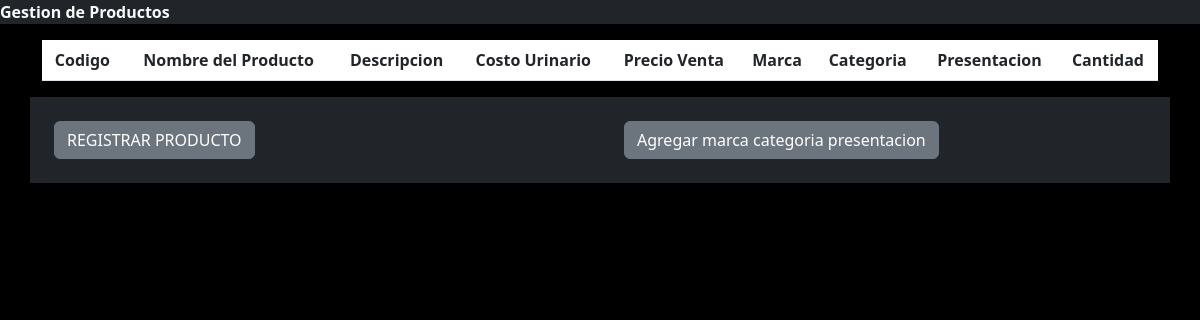
Before: /gestion-productos.php with the older database file.
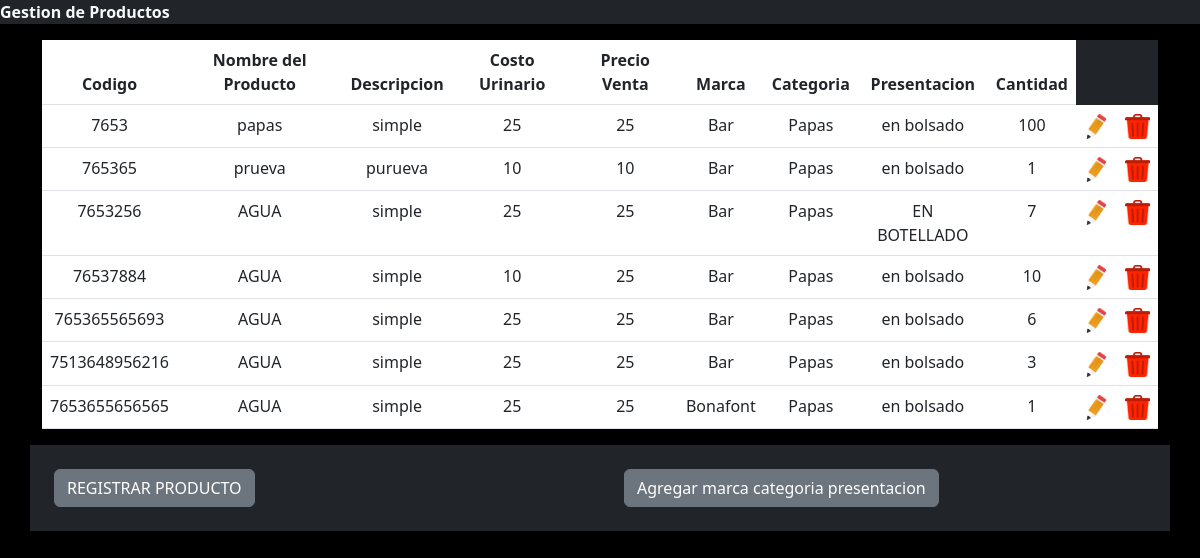
After: the same page with the newer database file.
### tables this page shows
CREATE TABLE `productos`  (
  `id_producto` decimal(13, 0) NOT NULL,
  `nombre` varchar(50) NOT NULL,
  `descripcion` varchar(100) NOT NULL,
  `costo_urinario` int(11) NOT NULL,
  `precio_venta` int(11) NOT NULL,
  `id_marca` int(11) NULL DEFAULT NULL,
  `id_categoria` int(11) NULL DEFAULT NULL,
  `id_precentacion` int(11) NULL DEFAULT NULL,
  `existencias` int(11) NOT NULL,
  `estatus` char(1) NOT NULL,
  PRIMARY KEY (`id_producto`) USING BTREE,
  INDEX `id_marca`(`id_marca`) USING BTREE,
  INDEX `id_categoria`(`id_categoria`) USING BTREE,
  INDEX `id_precentacion`(`id_precentacion`) USING BTREE,
  CONSTRAINT `fk_categoria` FOREIGN KEY (`id_categoria`) REFERENCES `categoria_de_productos` (`id_categoria`) ON DELETE SET NULL ON UPDATE RESTRICT,
  CONSTRAINT `fk_marca` FOREIGN KEY (`id_marca`) REFERENCES `marca_productos` (`id_marca`) ON DELETE SET NULL ON UPDATE RESTRICT,
  CONSTRAINT `fk_presentacion` FOREIGN KEY (`id_precentacion`) REFERENCES `presentacion_productos` (`id_presentacion`) ON DELETE SET NULL ON UPDATE RESTRICT
);

CREATE TABLE `marca_productos`  (
  `id_marca` int(11) NOT NULL AUTO_INCREMENT,
  `nombre_marca` varchar(50) NOT NULL,
  PRIMARY KEY (`id_marca`) USING BTREE
);

CREATE TABLE `categoria_de_productos`  (
  `id_categoria` int(11) NOT NULL AUTO_INCREMENT,
  `nombre_categoria` varchar(50) NOT NULL,
  PRIMARY KEY (`id_categoria`) USING BTREE
);

CREATE TABLE `presentacion_productos`  (
  `id_presentacion` int(11) NOT NULL AUTO_INCREMENT,
  `tipo_presentacion` varchar(50) NOT NULL,
  PRIMARY KEY (`id_presentacion`) USING BTREE
);

### gestion-productos.php (the view, shortened to what this page needs)
<!doctype html>
<html lang="en">
  <head>
    <link rel="stylesheet" href="agregar-producto.html">
    <link href="https://cdn.jsdelivr.net/npm/bootstrap@5.3.0-alpha3/dist/css/bootstrap.min.css" rel="stylesheet">
     </head>
     <body >
     <form action="agregar-producto.php" method="post">
        <p class="fw-bold text-light bg-dark" >Gestion de Productos</p>
        <main class="container ">
            <section class="row ">
 <div class="table-responsive">
    <table class="table  text-light bg-dark text-center">
                        <thead>
                          <tr style="background-color: #333; color: white;" class=" col col-md-0.9">
                            <th scope="col " >Codigo</th>
                            <th scope="col">Nombre del Producto</th>
                            <th scope="col">Descripcion</th>
                            <th scope="col">Costo Urinario</th>
                            <th scope="col">Precio Venta</th>
                            <th scope="col">Marca</th>
                            <th scope="col">Categoria</th>
                            <th scope="col">Presentacion</th>
                            <th scope="col">Cantidad</th>
                          </tr>
                        </thead>
                        <?php
include("conexion/conexion.php");
$consulta = "SELECT
    productos.id_producto,
    productos.nombre,
    productos.descripcion,
    productos.costo_urinario,
    productos.precio_venta,
    marca_productos.nombre_marca,
    categoria_de_productos.nombre_categoria,
    presentacion_productos.tipo_presentacion,
    productos.existencias,
    productos.estatus
FROM
    productos
    INNER JOIN marca_productos
    ON productos.id_marca = marca_productos.id_marca
    INNER JOIN presentacion_productos
    ON productos.id_precentacion = presentacion_productos.id_presentacion
    INNER JOIN categoria_de_productos
    ON productos.id_categoria = categoria_de_productos.id_categoria
WHERE estatus = '1'";
$producto = mysqli_query($conectar, $consulta);
while ($regProducto = mysqli_fetch_assoc($producto)) {
    $idProducto = $regProducto["id_producto"];
    echo "<tr>" .
        "<td>" . $regProducto["id_producto"] . "</td>" .
        "<td>" . $regProducto["nombre"] . "</td>" .
        "<td>" . $regProducto["descripcion"] . "</td>" .
        "<td>" . $regProducto["costo_urinario"] . "</td>" .
        "<td>" . $regProducto["precio_venta"] . "</td>" .
        "<td>" . $regProducto["nombre_marca"] . "</td>" .
        "<td>" . $regProducto["nombre_categoria"] . "</td>" .
        "<td>" . $regProducto["tipo_presentacion"] . "</td>" .
        "<td>" . $regProducto["existencias"] . "</td>" .
        "<td><a href='actualizar_producto.php?id_producto=$idProducto'><img src='img/editar.png' width='25' height='25'></a></td>" .
        "<td><a href='eliminar_producto.php?id_producto=$idProducto' onclick='return confirmarEliminacion()'><img src='img/eliminar.png' width='25' height='25'></a></td>" .
        "</tr>";
}
?>
    </table>
 </div>
                      <article class="col col-md-6 bg-dark text-bg-primary p-4">
                      <button type="submit" class="btn btn-secondary">REGISTRAR PRODUCTO</button>
                    </article>
                    <article class="col col-md-6 bg-dark text-bg-primary p-4">
                    <form>
                                    <button type="submit" formaction="agregar_marca_catego_presen.php" class="btn btn-secondary">Agregar marca categoria presentacion</button>
                                </form>
        </article>
          </section>
        </main>
     </body>
</html>

### gestion-productos.php (style rules this page uses)
body { background-color: #000000 }

Changed rows visible on the page:
added productos: id_producto "7653", nombre "papas", descripcion "simple", costo_urinario "25", precio_venta "25", id_marca.nombre_marca "Bar", id_categoria.nombre_categoria "Papas", id_precentacion.tipo_presentacion "en bolsado", existencias "100"
added productos: id_producto "765365", nombre "prueva", descripcion "purueva", costo_urinario "10", precio_venta "10", id_marca.nombre_marca "Bar", id_categoria.nombre_categoria "Papas", id_precentacion.tipo_presentacion "en bolsado", existencias "1"
added productos: id_producto "7653256", nombre "AGUA", descripcion "simple", costo_urinario "25", precio_venta "25", id_marca.nombre_marca "Bar", id_categoria.nombre_categoria "Papas", id_precentacion.tipo_presentacion "EN BOTELLADO", existencias "7"
added productos: id_producto "76537884", nombre "AGUA", descripcion "simple", costo_urinario "10", precio_venta "25", id_marca.nombre_marca "Bar", id_categoria.nombre_categoria "Papas", id_precentacion.tipo_presentacion "en bolsado", existencias "10"
added productos: id_producto "765365565693", nombre "AGUA", descripcion "simple", costo_urinario "25", precio_venta "25", id_marca.nombre_marca "Bar", id_categoria.nombre_categoria "Papas", id_precentacion.tipo_presentacion "en bolsado", existencias "6"
added productos: id_producto "7513648956216", nombre "AGUA", descripcion "simple", costo_urinario "25", precio_venta "25", id_marca.nombre_marca "Bar", id_categoria.nombre_categoria "Papas", id_precentacion.tipo_presentacion "en bolsado", existencias "3"
added productos: id_producto "7653655656565", nombre "AGUA", descripcion "simple", costo_urinario "25", precio_venta "25", id_marca.nombre_marca "Bonafont", id_categoria.nombre_categoria "Papas", id_precentacion.tipo_presentacion "en bolsado", existencias "1"
